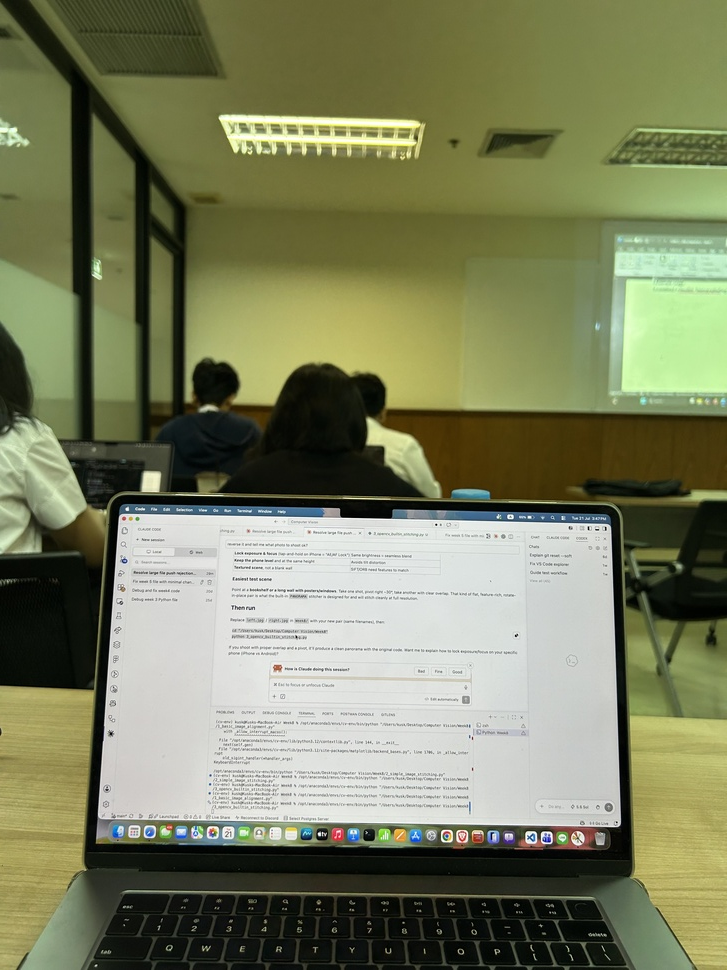
#> input picture Week8/left.jpg, 727 x 970 px, shrunk from 3024 x 4032 before the run
$ python 3_opencv_builtin_stitching.py
#> lines starting #> are read from the running program, lines starting #| are printed output that depends on the picture
import cv2
import numpy as np
import matplotlib.pyplot as plt


def stitch_images_opencv(images):
    """
    Use OpenCV's built-in stitcher
    """
    stitcher = cv2.Stitcher.create(cv2.Stitcher_PANORAMA)
    status, stitched = stitcher.stitch(images)

    if status == cv2.Stitcher_OK:
        return stitched
    else:
        print(f"Stitching failed with status: {status}")
        return None


# Example usage
if __name__ == "__main__":
    img1 = cv2.imread('left.jpg')
#> img1 is the input picture: shape (970, 727, 3); mean B, G, R 95.9, 127.8, 123.6
    img2 = cv2.imread('right.jpg')
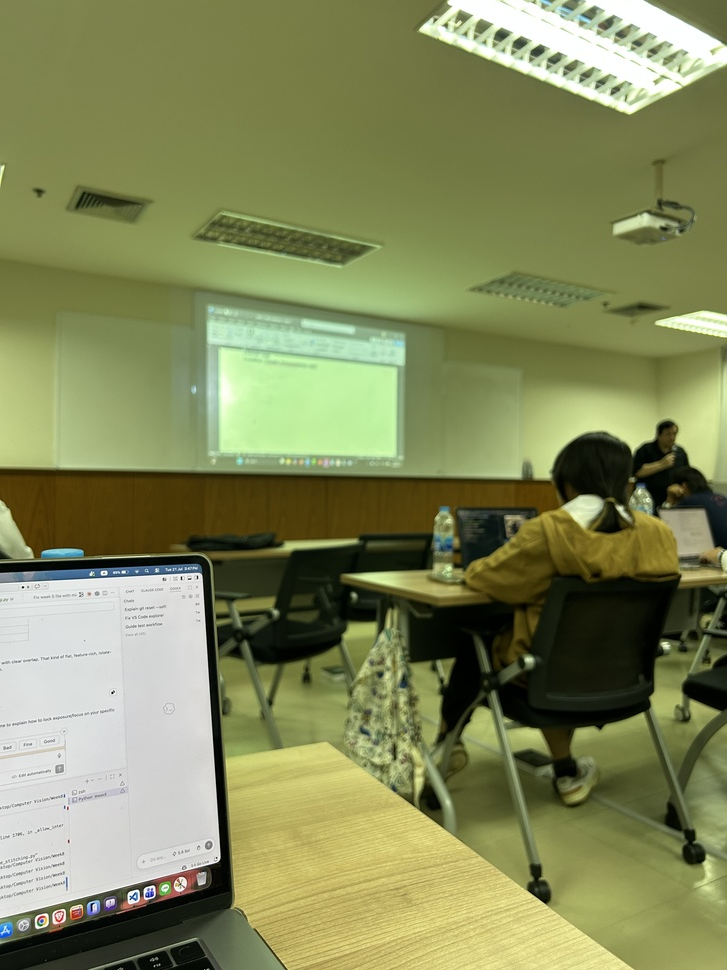
#> input picture Week8/right.jpg, 727 x 970 px, shrunk from 3024 x 4032 before the run
#> img2 is the input picture: shape (970, 727, 3); mean B, G, R 91, 136.2, 130.4
    if img1 is None or img2 is None:
        print("Place left.jpg and right.jpg in this folder.")
    else:
        result = stitch_images_opencv([img1, img2])
#> in stitch_images_opencv, `status, stitched = stitcher.stitch(images)`:
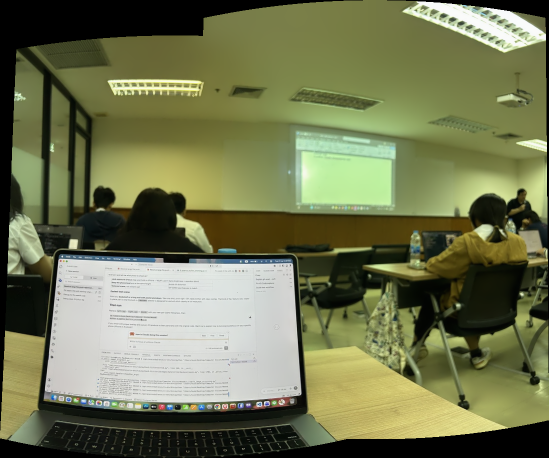
#> stitched: shape (916, 1098, 3) (shown at 1/2 size); mean of channels 0, 1, 2 81.9, 117.2, 112.8; drawn as B, G, R
#> in stitch_images_opencv, `status, stitched = stitcher.stitch(images)`: status = 0
        if result is not None:
            plt.figure(figsize=(15, 7))
            plt.imshow(cv2.cvtColor(result, cv2.COLOR_BGR2RGB))
            plt.title('OpenCV Built-in Stitcher')
            plt.axis('off')
            plt.tight_layout()
            plt.show()
